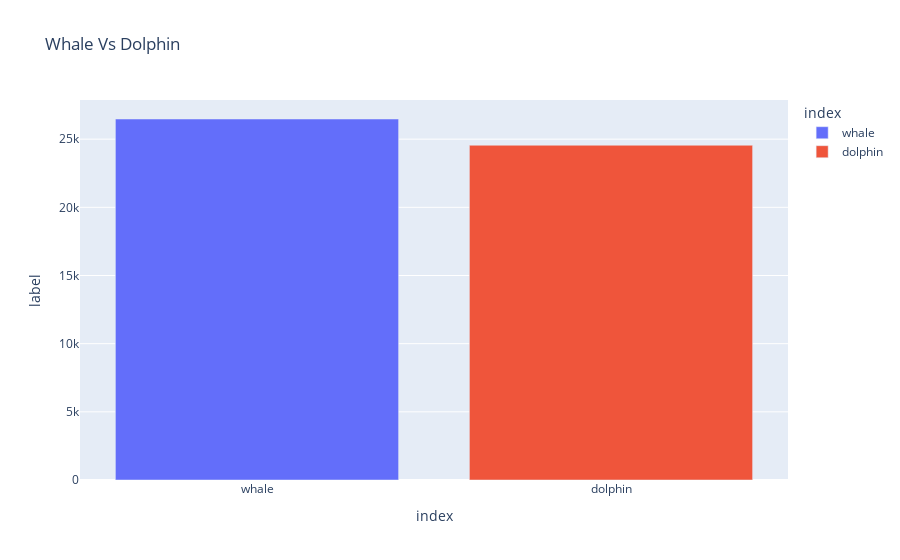

Source (notebook cell):
### Code cell
# Barchart of Whale vs Dolphin count

data = train_data['label'].value_counts().reset_index()
fig = px.bar(data, x='index', y='label', color='index', title='Whale Vs Dolphin')
fig.update_traces(textfont_size=12, textangle=0, textposition="outside", cliponaxis=False)
fig.show()

### Figure 1 — Plotly figure (JSON) as saved in the notebook; plotly's stock layout.template omitted (floating-point values rounded to 4 significant figures)
{"data": [{"alignmentgroup": "True", "cliponaxis": false, "hovertemplate": "index=%{x}<br>label=%{y}<extra></extra>", "legendgroup": "whale", "marker": {"color": "#636efa"}, "name": "whale", "offsetgroup": "whale", "orientation": "v", "showlegend": true, "textangle": 0, "textfont": {"size": 12}, "textposition": "outside", "type": "bar", "x": ["whale"], "xaxis": "x", "y": [26479], "yaxis": "y"}, {"alignmentgroup": "True", "cliponaxis": false, "hovertemplate": "index=%{x}<br>label=%{y}<extra></extra>", "legendgroup": "dolphin", "marker": {"color": "#EF553B"}, "name": "dolphin", "offsetgroup": "dolphin", "orientation": "v", "showlegend": true, "textangle": 0, "textfont": {"size": 12}, "textposition": "outside", "type": "bar", "x": ["dolphin"], "xaxis": "x", "y": [24554], "yaxis": "y"}], "layout": {"barmode": "relative", "legend": {"title": {"text": "index"}, "tracegroupgap": 0}, "title": {"text": "Whale Vs Dolphin"}, "xaxis": {"anchor": "y", "categoryarray": ["whale", "dolphin"], "categoryorder": "array", "domain": [0, 1], "title": {"text": "index"}}, "yaxis": {"anchor": "x", "domain": [0, 1], "title": {"text": "label"}}}}
